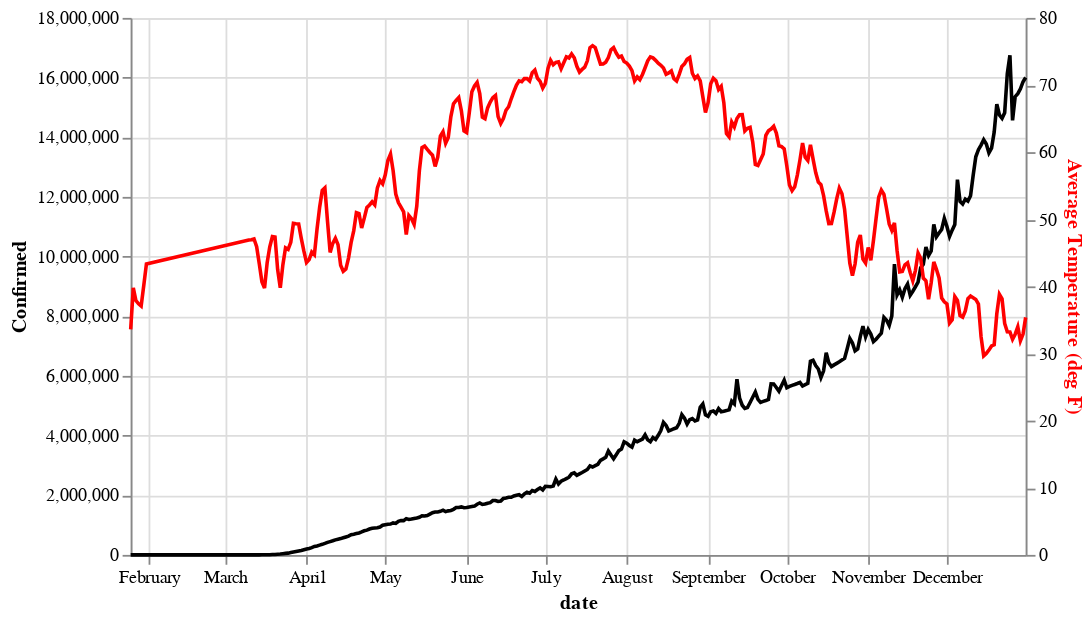

Notebook source saved alongside this figure:
### Code cell
covid_chart = alt.Chart(covid_ts.groupby('date').sum().reset_index()).mark_line(color='black').encode(
        x=alt.X('date:T',axis=alt.Axis(tickMinStep=180)),y='Confirmed')
tavg_chart = alt.Chart(tavg_ts.groupby('date').mean().reset_index()).mark_line(color='red').encode(
        x=alt.X('date:T',axis=alt.Axis(tickMinStep=180)),y=alt.Y('Average Temperature (deg F)',axis=alt.Axis(titleColor='red')))

(covid_chart+tavg_chart).properties(width=500).resolve_scale(y='independent')

### Figure 1 — Vega-Lite specification as saved in the notebook (floating-point values rounded to 4 significant figures; data arrays with more than 128 entries replaced by an {"elided": "..."} marker saying what was removed)
{"config": {"view": {"continuousWidth": 400, "continuousHeight": 300}}, "layer": [{"data": {"name": "data-d37023a4d0594bd878c0c0c858cb7d7e"}, "mark": {"type": "line", "color": "black"}, "encoding": {"x": {"type": "temporal", "axis": {"tickMinStep": 180}, "field": "date"}, "y": {"type": "quantitative", "field": "Confirmed"}}}, {"data": {"name": "data-b0ac0668f06cf8b7f90880f5ccadf70e"}, "mark": {"type": "line", "color": "red"}, "encoding": {"x": {"type": "temporal", "axis": {"tickMinStep": 180}, "field": "date"}, "y": {"type": "quantitative", "axis": {"titleColor": "red"}, "field": "Average Temperature (deg F)"}}}], "resolve": {"scale": {"y": "independent"}}, "width": 500, "$schema": "https://vega.github.io/schema/vega-lite/v4.8.1.json", "datasets": {"data-d37023a4d0594bd878c0c0c858cb7d7e": {"elided": "304 records"}, "data-b0ac0668f06cf8b7f90880f5ccadf70e": {"elided": "304 records"}}}
